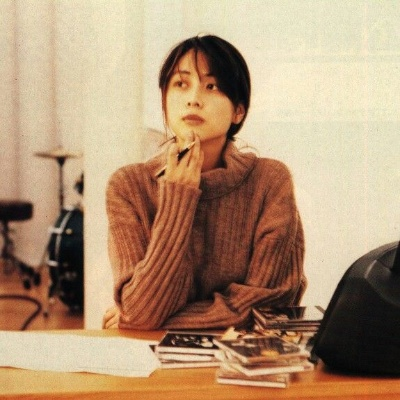
#> input picture CLASE3/zard.jpg, 400 x 400 px
$ python erosion.py
#> lines starting #> are read from the running program, lines starting #| are printed output that depends on the picture; after the words box and inside, x2 and y2 are one past the last pixel; in counts of white or black regions, pixels touching at a corner belong together
import cv2
import numpy as np
img=cv2.imread("zard.jpg")
#> img is the input picture: shape (400, 400, 3); mean B, G, R 117.6, 147.7, 178.6
#escala de gris
gris=cv2.cvtColor(img,cv2.COLOR_BGR2GRAY)
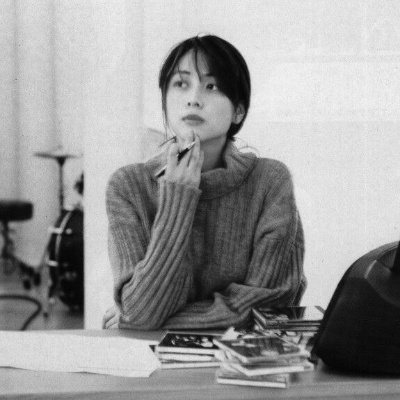
#> gris: shape (400, 400); min 2, max 246, mean 153.5
umbral=100
#where del modulo numpy
bin=np.where(gris<=umbral,255,0)
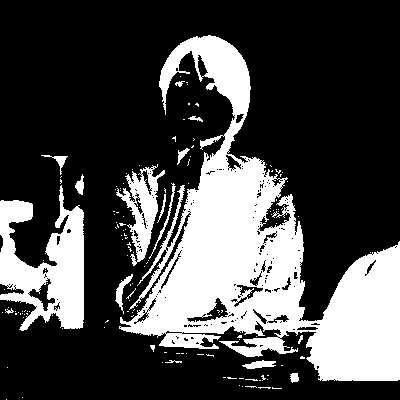
#> bin: shape (400, 400) int64; 28.5% white; 145 white regions (128 under 20 px), largest, box (x1, y1, x2, y2) and area: (119, 35, 400, 381) 35466, (0, 185, 84, 331) 6735, (116, 164, 165, 266) 1863
#convertir a entero de 8 bits sin signo
binx=np.uint8(bin)
cv2.imshow("IMAGEN BINARIA X",binx)
kernel=255*np.ones((5,5),dtype=int)
print(kernel)
biny=cv2.erode(binx,kernel=kernel,iterations=1)
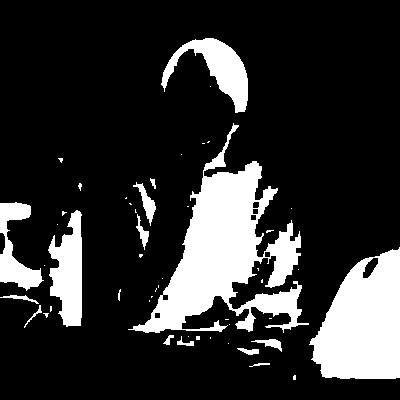
#> biny: shape (400, 400); 19% white; 50 white regions (34 under 20 px), largest, box (x1, y1, x2, y2) and area: (128, 123, 309, 333) 13748, (309, 247, 400, 379) 8548, (48, 210, 82, 327) 2606
cv2.imshow("IMAGEN BINARIA Y (+ EROSIÓN)",biny)
bind=cv2.dilate(biny,kernel=kernel,iterations=1)
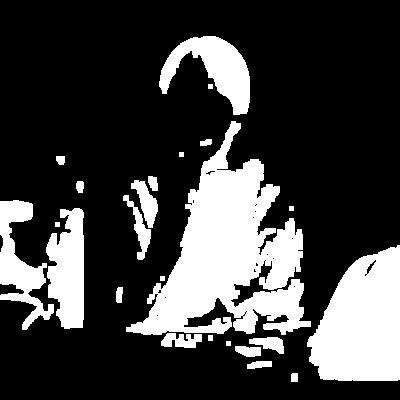
#> bind: shape (400, 400); 25.1% white; 24 white regions, largest, box (x1, y1, x2, y2) and area: (126, 121, 311, 335) 18090, (307, 245, 400, 381) 9338, (46, 208, 84, 329) 3443
cv2.imshow("IMAGEN BINARIA Z (+EROSIÓN+DILATACIÓN)",bind)
cv2.waitKey(0)
cv2.destroyAllWindows()
